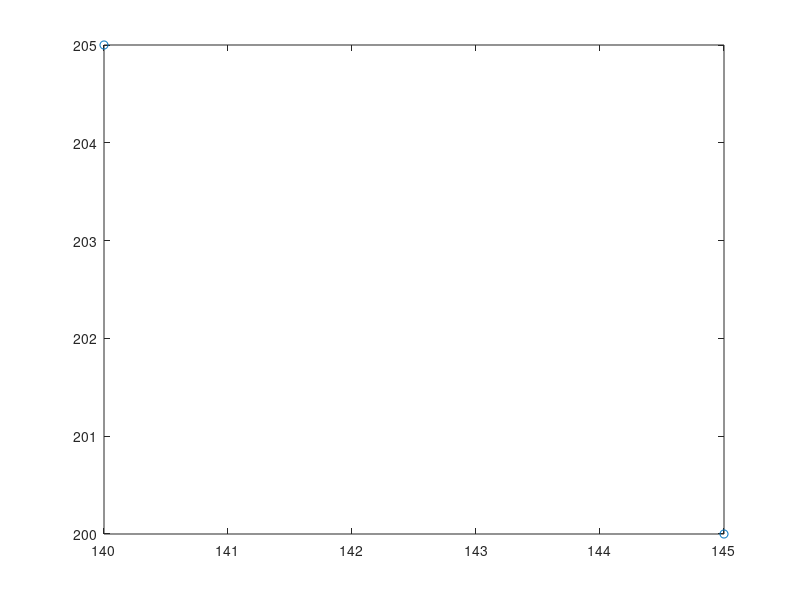

Reproduce this figure in MATLAB.
% BOX 0
% 2017.06.22 - 145 ms gets you 5 mL in 200 pulses for both ports

port1_time = [100 115 125 135 145 150];
port1_pulses = [375 300 260 235 200 186];

plot(port1_time,port1_pulses,'o')

port2_time = [140 145];
port2_pulses = [205 200];
plot(port2_time,port2_pulses,'o')